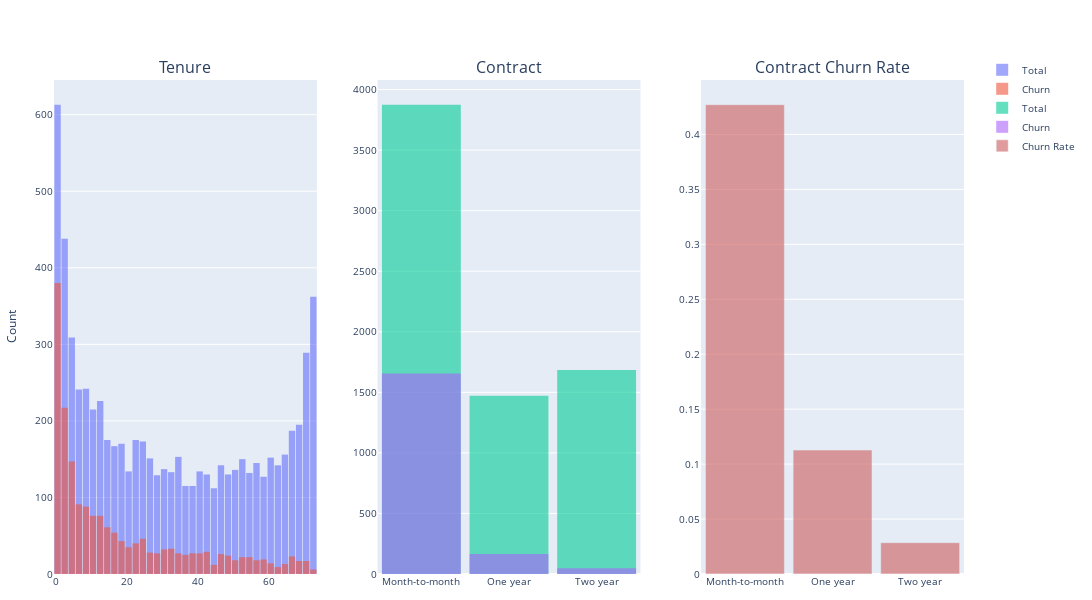

The notebook cell saved with this chart:
### Markdown cell above
#### Tenure and Contract vs Churn

The longer a customer stays with the company, the **less likely they are to churn**. This is evident from the 'Tenure' distribution.
Additionally, customers under the reference category 'Contract_Month-to-month' appear to have the highest churn rates, almost 43%, highlighting the lack of long-term commitment as a key churn factor.

### Code cell
fig = make_subplots(
    rows=1, cols=3,
    subplot_titles=('Tenure', 'Contract', 'Contract Churn Rate'))

fig.add_trace(go.Histogram(x=cust_churn['Tenure'],nbinsx=60,name='Total',opacity=0.6), row=1, col=1)
fig.add_trace(go.Histogram(x=cust_churn[cust_churn['Churn']==1]['Tenure'],nbinsx=60,name='Churn',opacity=0.6), row=1, col=1)

fig.add_trace(go.Histogram(x=cust_churn['Contract'],nbinsx=60,name='Total',opacity=0.6), row=1, col=2)
fig.add_trace(go.Histogram(x=cust_churn[cust_churn['Churn']==1]['Contract'],nbinsx=60,name='Churn',opacity=0.6), row=1, col=2)

contract_churn = cust_churn.groupby('Contract')['Churn'].mean().reset_index()

fig.add_trace(go.Bar(x=contract_churn['Contract'],y=contract_churn['Churn'],name='Churn Rate',marker_color='indianred', opacity=0.6), row=1, col=3)

fig.update_layout(
    barmode='overlay',  
    bargap=0.1,
    width=1500,   
    height=600,
    margin=dict(l=20, r=20, t=80, b=20),
    yaxis_title='Count',
    font=dict(size=10),
    legend=dict(y=1.05, x=1.02)
)

fig.show()

### Figure 1 — Plotly figure (JSON) as saved in the notebook; plotly's stock layout.template omitted (floating-point values rounded to 4 significant figures; data arrays with more than 128 entries replaced by an {"elided": "..."} marker saying what was removed)
{"data": [{"name": "Total", "nbinsx": 60, "opacity": 0.6, "type": "histogram", "x": {"elided": "7032 int values"}, "xaxis": "x", "yaxis": "y"}, {"name": "Churn", "nbinsx": 60, "opacity": 0.6, "type": "histogram", "x": {"elided": "1869 int values"}, "xaxis": "x", "yaxis": "y"}, {"name": "Total", "nbinsx": 60, "opacity": 0.6, "type": "histogram", "x": {"elided": "7032 str values"}, "xaxis": "x2", "yaxis": "y2"}, {"name": "Churn", "nbinsx": 60, "opacity": 0.6, "type": "histogram", "x": {"elided": "1869 str values"}, "xaxis": "x2", "yaxis": "y2"}, {"marker": {"color": "indianred"}, "name": "Churn Rate", "opacity": 0.6, "type": "bar", "x": ["Month-to-month", "One year", "Two year"], "xaxis": "x3", "y": [0.4271, 0.1128, 0.02849], "yaxis": "y3"}], "layout": {"annotations": [{"font": {"size": 16}, "showarrow": false, "text": "Tenure", "x": 0.1444, "xanchor": "center", "xref": "paper", "y": 1, "yanchor": "bottom", "yref": "paper"}, {"font": {"size": 16}, "showarrow": false, "text": "Contract", "x": 0.5, "xanchor": "center", "xref": "paper", "y": 1, "yanchor": "bottom", "yref": "paper"}, {"font": {"size": 16}, "showarrow": false, "text": "Contract Churn Rate", "x": 0.8556, "xanchor": "center", "xref": "paper", "y": 1, "yanchor": "bottom", "yref": "paper"}], "bargap": 0.1, "barmode": "overlay", "font": {"size": 10}, "height": 600, "legend": {"x": 1.02, "y": 1.05}, "margin": {"b": 20, "l": 20, "r": 20, "t": 80}, "width": 1500, "xaxis": {"anchor": "y", "domain": [0, 0.2889]}, "xaxis2": {"anchor": "y2", "domain": [0.3556, 0.6444]}, "xaxis3": {"anchor": "y3", "domain": [0.7111, 1]}, "yaxis": {"anchor": "x", "domain": [0, 1], "title": {"text": "Count"}}, "yaxis2": {"anchor": "x2", "domain": [0, 1]}, "yaxis3": {"anchor": "x3", "domain": [0, 1]}}}
